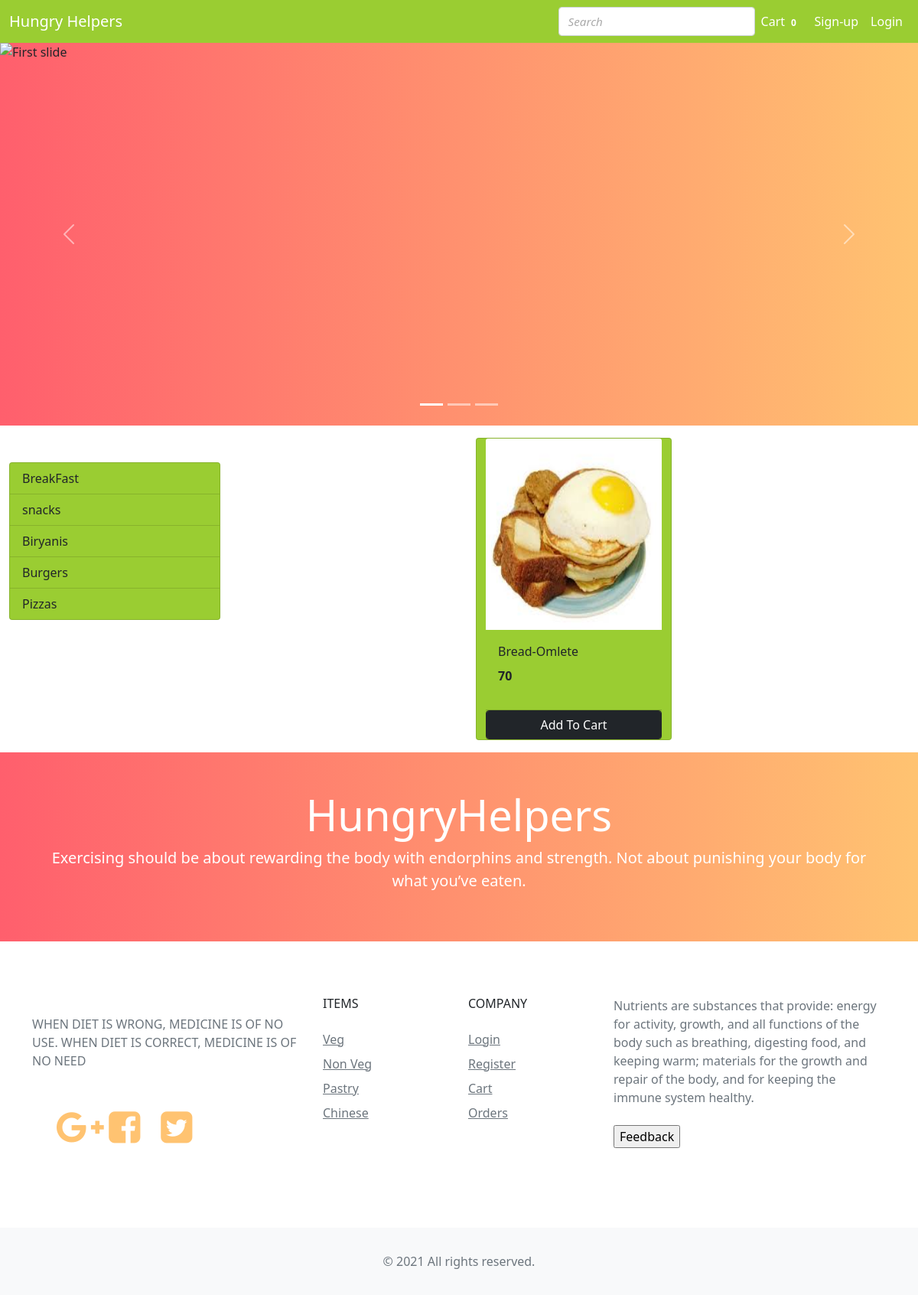
/?category=12, run on the app's committed database.
### store/models/category.py (models this page shows, shortened)
class Category(models.Model):
    name = models.CharField(max_length=20)
    @staticmethod
    def get_all_categories():
        return Category.objects.all()

### store/models/product.py (models this page shows, shortened)
class Product(models.Model):
    name = models.CharField(max_length=50)
    price = models.IntegerField(default=0)
    category = models.ForeignKey(Category, on_delete=models.CASCADE, default=1)
    description = models.CharField(max_length=200, default='', null=True, blank=True)
    image = models.ImageField(upload_to='uploads/products/')
    @staticmethod
    def get_all_products_by_categoryid(category_id):
        if category_id:
            return Product.objects.filter(category = category_id)
        else:
            return Product.get_all_products();

### store/views/home.py (the view, shortened to what this page needs)
# urls.py: path('', Index.as_view(), name = 'homepage'),
class Index(View):
    def get(self, request):
        products = None
        cart = request.session.get('cart')
        if not cart:
            request.session['cart'] = {}
        categories = Category.get_all_categories()
        categoryID = request.GET.get('category')
        if categoryID:
            products = Product.get_all_products_by_categoryid(categoryID)
        else:
            products = Product.get_all_products
        data = {}
        data['products'] = products
        data['categories'] = categories
        return render(request, 'index.html', data)

### store/templatetags/cart.py (called while the page is built)
@register.filter(name='is_in_cart')
def is_in_cart(product, cart):
    keys = cart.keys()
    for id in keys:
        if int(id) == product.id:
            return True
    return False;

### store/templates/index.html (shortened to what this page needs)
{% extends 'base.html' %}
{% block content %}
{% load cart %}
{% load custom_filter %}
<div id="carouselExampleCaptions" class="carousel slide" data-bs-ride="carousel">
  <div class="carousel-indicators">
    <button type="button" data-bs-target="#carouselExampleCaptions" data-bs-slide-to="0" class="active" aria-current="true" aria-label="Slide 1"></button>
    <button type="button" data-bs-target="#carouselExampleCaptions" data-bs-slide-to="1" aria-label="Slide 2"></button>
    <button type="button" data-bs-target="#carouselExampleCaptions" data-bs-slide-to="2" aria-label="Slide 3"></button>
  </div>
  <div class="carousel-inner">
    <div class="carousel-item active">
      <img src="https://wallpaperaccess.com/full/767277.jpg" class="d-block w-100" alt="First slide" style="height: 500px;">
      <div class="carousel-caption d-none d-md-block">
      </div>
    </div>
  </div>
  <button class="carousel-control-prev" type="button" data-bs-target="#carouselExampleCaptions" data-bs-slide="prev">
    <span class="carousel-control-prev-icon" aria-hidden="true"></span>
  </button>
  <button class="carousel-control-next" type="button" data-bs-target="#carouselExampleCaptions" data-bs-slide="next">
    <span class="carousel-control-next-icon" aria-hidden="true"></span>
  </button>
</div>
 <div style="background-color:white">
    <div class="container-fluid mt-0 bg-gradient-secondary">
      <div class="row">
         <div class="col-lg-3 mx-auto ">
          <br><br>
          <div class="list-group">
            {% for category in categories %}
            <a href="/?category={{category.id}}" class="list-group-item list-group-item-action " style="background-color: yellowgreen;">{{category.name}}</a>
            {% endfor %}
          </div>
         </div>
        <div id='products' class="col-lg-9 mx-auto mt-3  ">
          <div class="row mx-auto">
            {% for product in products %}
            <div class="card mx-auto mb-3 " id = {{product.id}} style="width: 16rem; background-color: yellowgreen;">
              <img src="{{product.image.url}}" class="card-img-top" alt="..."style="height: 250px;">
              <div class="card-body">
                <p class="card-title">{{product.name}}</p>
                <p class="card-text"><b>{{product.price}}</b></p>
              </div>
              <div class="card-footer p-0 no-gutters">
                {% if product|is_in_cart:request.session.cart %}
                <div class="row no-gutters">
                  <form action="/#{{product.id}}" id = {{product.id}} class="col-2 " method="post">
                    {% csrf_token %}
                    <input hidden type="text" name='product' value='{{product.id}}'>
                    <input hidden type="text" name='remove' value='True'>
                    <input type="submit" value=" - " class="btn btn-block btn btn-warning border-right">
                  </form>
                  <div class="text-center col">{{product|cart_quantity:request.session.cart}} in Cart</div>
                  <form action="/#{{product.id}}" class="col-2 " method="post">
                    {% csrf_token %}
                    <input hidden type="text" name='product' value='{{product.id}}'>
                    <input type="submit" value=" + " class="btn btn-block btn btn-warning border-left">
                  </form>
                </div>
                {% else %}
                <form action="/#{{product.id}}" method="POST" class="btn-block">
                  <input type="submit" class="float-right btn btn-dark  form-control"
                    value="Add To Cart">
                </form>
                {% endif %}
              </div>
            </div>
            {% endfor %}
          </div>
        </div>
      </div>
    </div>
</div>
{% endblock %}

### store/templates/base.html (style rules this page uses)
body { background: #ff5f6d; background: -webkit-linear-gradient(to right, #ff5f6d, #ffc371); background: linear-gradient(to right, #ff5f6d, #ffc371); min-height: 100vh; }
.form-control::placeholder { font-size: 0.95rem; color: #aaa; font-style: italic; }

### data on the page
Category: name "BreakFast"
Category: name "snacks"
Category: name "Biryanis"
Category: name "Burgers"
Category: name "Pizzas"
Product: image (picture), name "Bread-Omlete", price "70"

### other printed values
{{ request.session.cart.keys|length }} "0"
